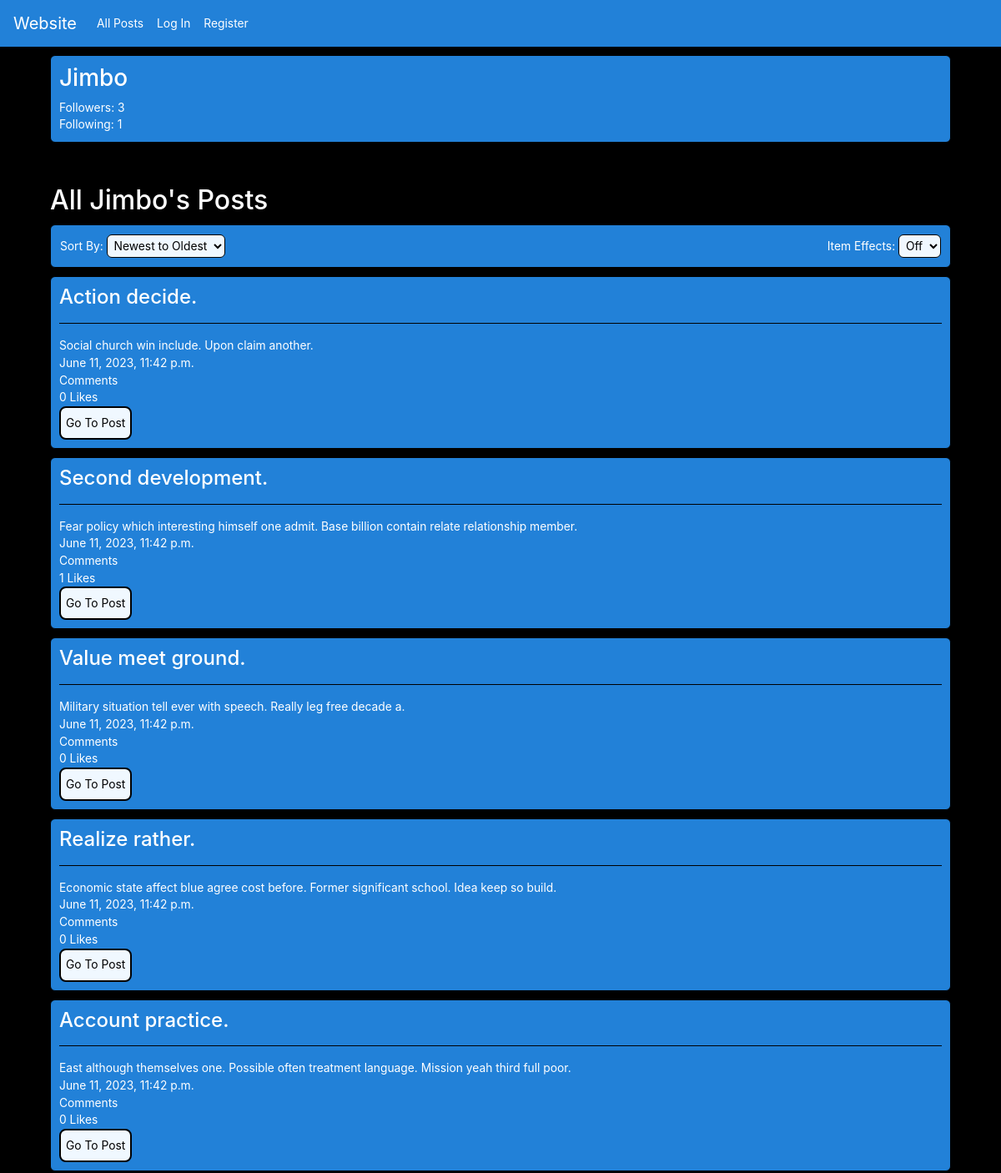
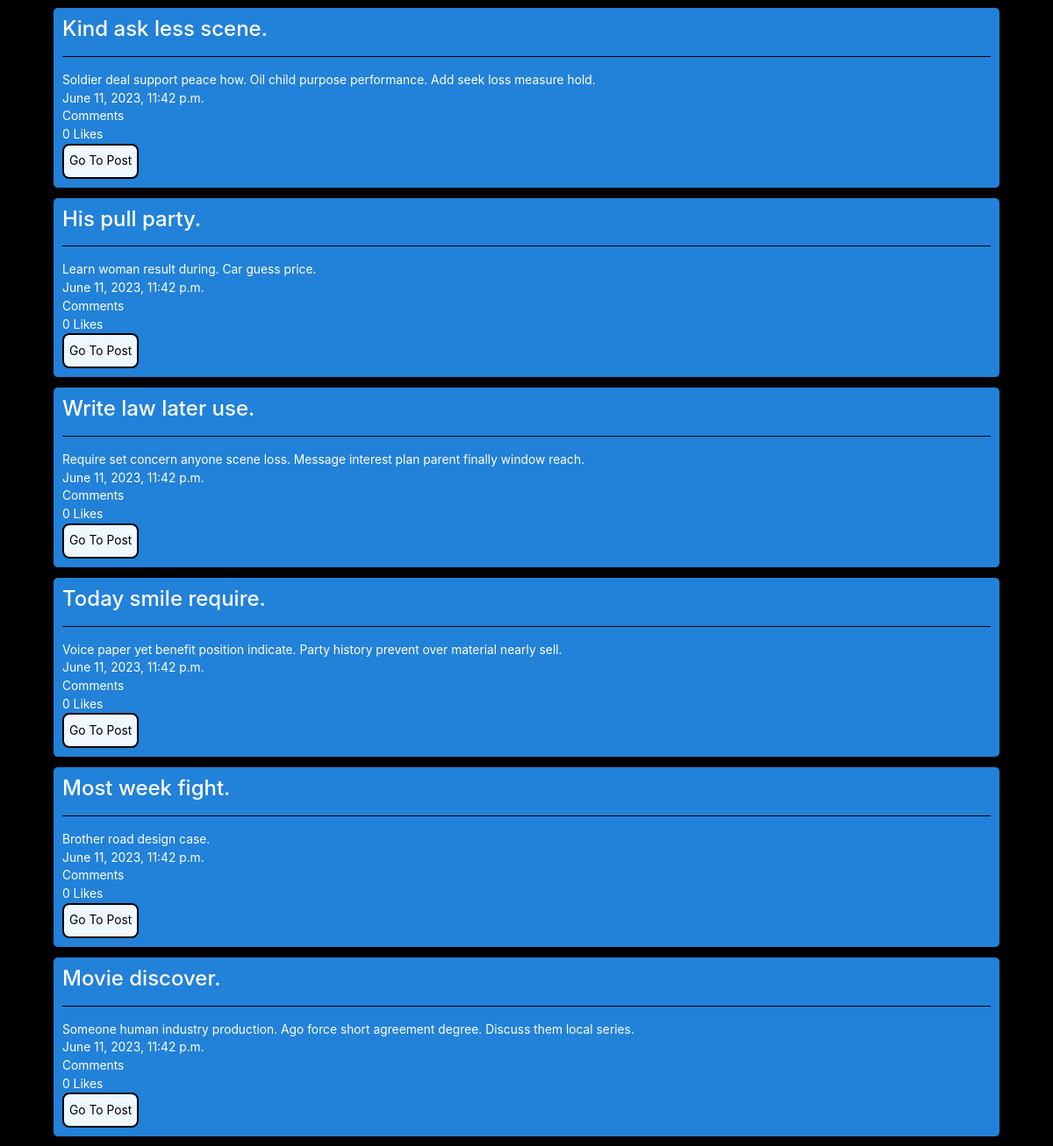
Page /profile/Jimbo on the committed database (2 pictures, top to bottom).
### network/models.py (models this page shows, shortened)
class User(AbstractUser):
    id = models.AutoField(primary_key=True)
    username = models.CharField(unique=True, max_length=26)
    datetime_joined = models.DateTimeField(default=timezone.now)

class Post(models.Model):
    post = models.AutoField(primary_key=True)
    title = models.CharField(max_length=200, blank=False, null=False)
    text = models.CharField(max_length=2000, blank=False, null=False)
    user = models.ForeignKey('User', on_delete=models.CASCADE, related_name="post_poster")
    likes = models.ManyToManyField('User', blank=True, related_name="post_ikers")
    comments = models.ForeignKey('Comment', blank=True, null=True, on_delete=models.CASCADE, related_name="post_comments")
    upload_time = models.DateTimeField(default=timezone.now)

### network/views.py (the view)
# urls.py: path("profile/<str:username>", views.profile, name="profile"),
def profile(request, username):
    user = User.objects.get(username = username)
    user_following = UserFollow.objects.filter(user = user)
    user_followers = UserFollow.objects.filter(is_now_following = user)
    sort = request.GET.get('sort')
    user_info  = {
        'id': user.id,
        'username': user.username,
        'following': len(user_following),
        'followers': len(user_followers),
    }
    following = UserFollow.objects.filter(user = user).values('is_now_following')
    followers = UserFollow.objects.filter(is_now_following = user).values('user')
    following_users = []
    for follow in following:
        current_user = User.objects.get(id = follow['is_now_following'])
        following_users.append(
            {
                'username': current_user.username,
                'id': current_user.id
            }
        )
    follower_users = []
    for follow in followers:
        current_user = User.objects.get(id = follow['user'])
        follower_users.append(
            {
                'username': current_user.username,
                'id': current_user.id
            }
        )
    posts = Post.objects.filter(user = user).all().values('post', 'title', 'text', 'likes','likes__username', 'comments', 'upload_time')
    for post in posts:
        if post['likes'] == None:
            post['likes'] = 0
        likers = Post.objects.get(pk=post['post'])
        likers_list = likers.likes.all()
        likers_list = [liker.username for liker in likers_list]
        if post['likes'] > 0:
            if request.user.username in likers_list:
                post['liked'] = True
            else:
                post['liked'] = False
        else:
            post['liked'] = False
    return render(request, "network/profile.html", {
        'posts': posts,
        'user_info': user_info,
        'following_users': following_users,
        'follower_users': follower_users,
        'sort': sort
    })

### network/templatetags/myfilter.py (called while the page is built)
@register.filter
def sort_posts(posts, sort):
    if sort == "new_old":
        return sorted(posts, key=lambda post: post.get('upload_time'), reverse=True)
    elif sort == "old_new":
        return sorted(posts, key=lambda post: post.get('upload_time'))
    elif sort == "most_likes":
        return sorted(posts, key=lambda post: post.get('likes'), reverse=True)
    elif sort == "least_likes":
        return sorted(posts, key=lambda post: post.get('likes'))
    elif sort == "most_comments":
        return sorted(posts, key=lambda post: post.get('comments'), reverse=True)
    elif sort == "least_comments":
        return sorted(posts, key=lambda post: post.get('comments'))
    else:
        return posts

### network/templates/network/profile.html (shortened to what this page needs)
{% extends "network/layout.html" %}
{% load myfilter %}
{% block body %}
    <div id="profile_posts">
        <div id="user_info">
            <h3>{{ user_info.username }}</h3>
            <p><span id="open_followers">Followers: {{ user_info.followers }}</span></p>
            <p><span id="open_following">Following: {{ user_info.following }}</span></p>
        </div>
        {% if user.username == user_info.username %}
        <h2>All My Posts</h2>
        {% else %}
        <h2>All {{ user_info.username }}'s Posts</h2>
        {% endif %}
        <div id="filters">
            <table>
                <tr>
                    <td id="row1">
                        <p style="display:inline">Sort By:</p>
                        <select id="sort">
                            <option selected value="new_old">Newest to Oldest</option>
                        </select>
                    </td>
                    <td id="row2">
                        <p style="display:inline">Item Effects:</p>
                        <select id="item_effects">
                            <option selected value="off">Off</option>
                        </select>
                    </td>
                </tr>
            </table>
        </div>
        {% for post in posts|sort_posts:sort %}
        <div class="profile_post" id='profile_post{{ forloop.counter }}'>
            <h4>{{ post.title }}</h4>
            <hr>
            <p>{{ post.text }}</p>
            <p>{{ post.upload_time }}</p>
            <p>{{ post.comments_count }} Comments</p>
            {% if user.is_anonymous %}
            <p>{{ post.likes }} Likes</p>
            {% endif %}
            <button type="button" id="gtp_button" data-postid="{{ post.post }}">Go To Post</button>
        </div>
        {% endfor %}
    </div>
{% endblock %}

### network/static/network/styles.css (style rules this page uses)
body { font-size: 1.15vw; background-color: black; color: white; }
body button { background-color: aliceblue; border-radius: 8px; border-style: solid; border-color: black; height: 5vh; }
body hr { background-color: black; }
#profile_posts { margin: 10px auto 10px auto; width: 90vw; }
#profile_posts .profile_post { background-color: rgb(34, 129, 216); width: 100%; margin: 10px 0; padding: 10px; border: 1px solid black; border-radius: 6px; }
#profile_posts #user_info { background-color: rgb(34, 129, 216); }
#profile_posts #filters { background-color: rgb(34, 129, 216); width: 100%; margin: 10px auto; padding: 10px; border: 1px solid black; border-radius: 6px; }
#profile_posts p { margin: 0; }
#user_info { padding: 10px; border: 1px solid black; border-radius: 6px; margin-bottom: 50px; }
#filters { background-color: rgb(34, 129, 216); width: 90%; margin: 10px 5%; padding: 10px; border: 1px solid black; border-radius: 6px; }
#filters #row2 { text-align: right; }
#filters table { width: 100%; }
#filters td { width: 50%; }
#filters select { padding: 4px; border-radius: 6px; background-color: aliceblue; border: 1px solid black; }

### rows in the picture
User: username "Jimbo"
Post: title "Action decide.", text "Social church win include. Upon claim another.", upload_time "June 11, 2023, 11:42 p.m.", likes "0"
Post: title "Second development.", text "Fear policy which interesting himself one admit. Base billion contain relate relationship member.", upload_time "June 11, 2023, 11:42 p.m.", likes "1"
Post: title "Value meet ground.", text "Military situation tell ever with speech. Really leg free decade a.", upload_time "June 11, 2023, 11:42 p.m.", likes "0"
Post: title "Realize rather.", text "Economic state affect blue agree cost before. Former significant school. Idea keep so build.", upload_time "June 11, 2023, 11:42 p.m.", likes "0"
Post: title "Account practice.", text "East although themselves one. Possible often treatment language. Mission yeah third full poor.", upload_time "June 11, 2023, 11:42 p.m.", likes "0"
Post: title "Kind ask less scene.", text "Soldier deal support peace how. Oil child purpose performance. Add seek loss measure hold.", upload_time "June 11, 2023, 11:42 p.m.", likes "0"
Post: title "His pull party.", text "Learn woman result during. Car guess price.", upload_time "June 11, 2023, 11:42 p.m.", likes "0"
Post: title "Write law later use.", text "Require set concern anyone scene loss. Message interest plan parent finally window reach.", upload_time "June 11, 2023, 11:42 p.m.", likes "0"
Post: title "Today smile require.", text "Voice paper yet benefit position indicate. Party history prevent over material nearly sell.", upload_time "June 11, 2023, 11:42 p.m.", likes "0"
Post: title "Most week fight.", text "Brother road design case.", upload_time "June 11, 2023, 11:42 p.m.", likes "0"
Post: title "Movie discover.", text "Someone human industry production. Ago force short agreement degree. Discuss them local series.", upload_time "June 11, 2023, 11:42 p.m.", likes "0"

### other values in the picture
{{ user_info.followers }} "3"
{{ user_info.following }} "1"
